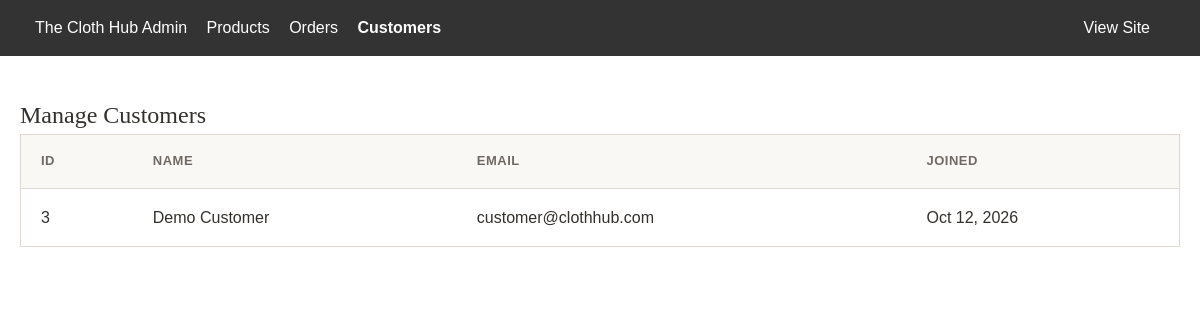
The page /admin/customers.php (signed in) on the database its author committed.
### tables this page shows
CREATE TABLE `users` (
  `id` int(11) NOT NULL AUTO_INCREMENT,
  `full_name` varchar(100) NOT NULL,
  `email` varchar(100) NOT NULL,
  `phone` varchar(20) DEFAULT NULL,
  `address` text DEFAULT NULL,
  `district` varchar(100) DEFAULT NULL,
  `state` varchar(100) DEFAULT NULL,
  `pincode` varchar(10) DEFAULT NULL,
  `password` varchar(255) NOT NULL,
  `role` enum('customer','admin') DEFAULT 'customer',
  `created_at` timestamp NOT NULL DEFAULT current_timestamp(),
  PRIMARY KEY (`id`),
  UNIQUE KEY `email` (`email`)
);

### admin/customers.php (the view, shortened to what this page needs)
<?php
require_once '../includes/bootstrap.php';
$stmt = $conn->query("SELECT * FROM users WHERE role = 'customer' ORDER BY created_at DESC");
$customers = $stmt->fetchAll();
?>
<!DOCTYPE html>
<html lang="en">
<head>
    <link rel="stylesheet" href="../assets/css/style.css">
</head>
<body>
    <div class="admin-nav">
        <div class="container">
            <a href="index.php">The Cloth Hub Admin</a>
            <a href="products.php">Products</a>
            <a href="orders.php">Orders</a>
            <a href="customers.php" style="font-weight: bold;">Customers</a>
            <a href="../index.php" style="float: right;">View Site</a>
        </div>
    </div>
    <div class="container" style="padding-top: 40px;">
        <h2>Manage Customers</h2>
        <div class="table-responsive"><table>
            <thead>
                <tr>
                    <th>ID</th>
                    <th>Name</th>
                    <th>Email</th>
                    <th>Joined</th>
                </tr>
            </thead>
            <tbody>
                <?php foreach($customers as $c): ?>
                    <tr>
                        <td><?= $c['id'] ?></td>
                        <td><?= htmlspecialchars($c['full_name']) ?></td>
                        <td><?= htmlspecialchars($c['email']) ?></td>
                        <td><?= date('M d, Y', strtotime($c['created_at'])) ?></td>
                    </tr>
                <?php endforeach; ?>
            </tbody>
        </table></div>
    </div>
</body>
</html>

### assets/css/style.css (style rules this page uses)
:root { --primary: #782c3b; --primary-hover: #60202d; --primary-light: #f7f0ef; --dark: #252321; --dark-muted: #514b46; --text-main: #33302d; --text-muted: #716a64; --text-light: #afa59c; --bg-page: #faf8f5; --bg-card: #ffffff; --border-color: #ded8d2; --border-light: #f3efeb; --success: #10b981; --success-bg: #ecfdf5; --warning: #f59e0b; --danger: #ef4444; --shadow-sm: 0 1px 2px 0 rgba(0, 0, 0, 0.05); --shadow-md: 0 4px 6px -1px rgba(0, 0, 0, 0.07), 0 2px 4px -2px rgba(0, 0, 0, 0.05); --shadow-lg: 0 10px 15px -3px rgba(0, 0, 0, 0.08), 0 4px 6px -4px rgba(0, 0, 0, 0.04); --radius-sm: 0; --radius-md: 0; --radius-lg: 0; --radius-full: 0; }
* { box-sizing: border-box; margin: 0; padding: 0; }
body { font-family: -apple-system, BlinkMacSystemFont, "Segoe UI", Roboto, Helvetica, Arial, sans-serif; color: var(--text-main); line-height: 1.6; background-color: var(--bg-page); -webkit-font-smoothing: antialiased; }
.container { max-width: 1200px; margin: 0 auto; padding: 0 20px; }
.table-responsive { overflow-x: auto; -webkit-overflow-scrolling: touch; border-radius: 0; border: 1px solid var(--border-color); background: var(--bg-card); margin-bottom: 24px; }
table { width: 100%; border-collapse: collapse; background: var(--bg-card); }
th, td { padding: 16px 20px; border-bottom: 1px solid var(--border-color); text-align: left; }
th { background: #faf8f5; font-size: 13px; font-weight: 700; text-transform: uppercase; letter-spacing: 0.5px; color: var(--text-muted); }
tr:last-child td { border-bottom: none; }
:root { --bg-page:#fff; --shadow-sm:none; --shadow-md:none; --shadow-lg:none; }
body { font-family: 'Trebuchet MS', 'Gill Sans', Arial, sans-serif; }
*, *::before, *::after { border-radius:0 !important; box-shadow:none !important; }
h1,h2,h3,h4,.logo,.section-title,.auth-brand-title { font-family: Georgia, 'Times New Roman', serif; font-weight:400; }
table { width:100%; }
.table-responsive { overflow-x:auto; }

### admin/customers.php (style rules this page uses)
.admin-nav { background: #333; color: #fff; padding: 15px; }
.admin-nav a { color: #fff; text-decoration: none; margin-right: 15px; }

### rows shown on the page
users: id "3", full_name "Demo Customer", email "customer@clothhub.com", created_at "Oct 12, 2026"
